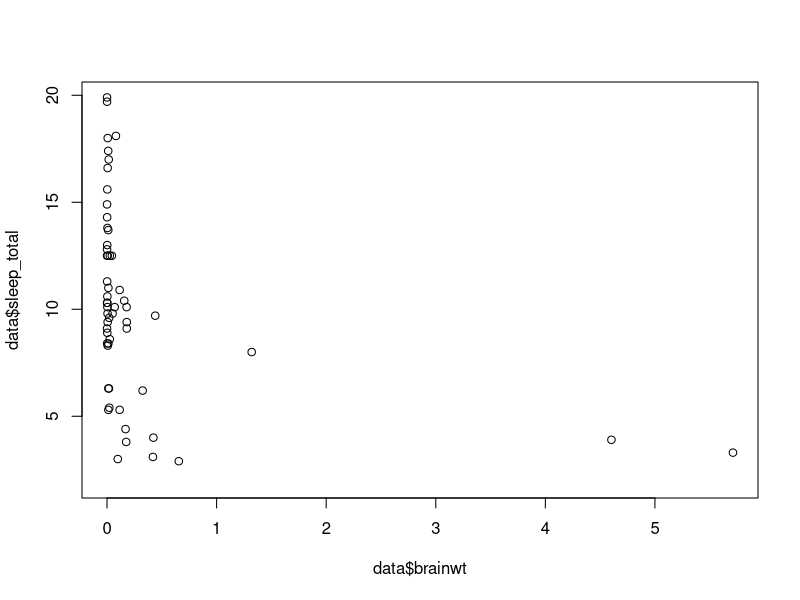
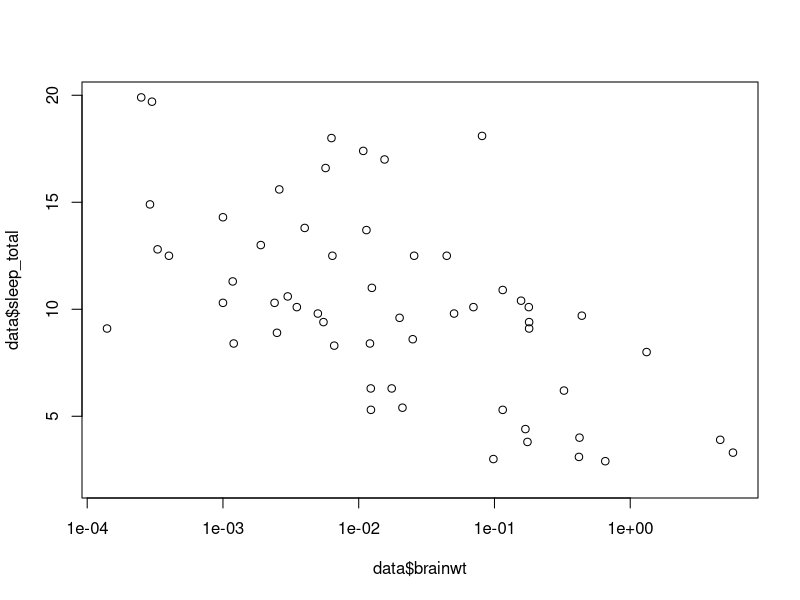

The R script that drew these images, in order:
## Author: Enes Kemal Ergin
## Date  : 02/15/15

# Week 1 ~ R Programming Skills
# Homework 1 
# Part 1

# Sets working directory.
setwd("C:/Users/Pc-41/Desktop/Biomedical Data Science/Statistics and R for Life Sciences/Week 1")

# Reads the csv file and assign the value to data variable.
data <- read.csv("msleep_ggplot2.csv")

# shows which class is that
class(data)
# [1] "data.frame"

# Shows the first 6 row of the data
head(data)

# Shows the dimensions
dim(data)
# 83 observations and 11 variables
# 83 rows and 11 columns

# shows the names of columns of a data
colnames(data)

# Get specified info from the data
data$sleep_total
# Only gets the first item from specified column of data.
data$sleep_total[1]

# We can create vectors using c() functions -combine- 

c(data$sleep_total, 1000) # Added one more value to the end of the column

# Plots the 2 criteria from the data.
plot(data$brainwt, data$sleep_total)

# Let's scale it 
plot(data$brainwt, data$sleep_total, log = "x")

# Get the summary of a specified column in data
summary(data$sleep_total)

# Subsetting a data.frame 
data[c(1,2)]

# Subsets with condition
data[data$sleep_total > 18, ] # Having empty parameter for subsetting/indexing means go until it ends

data$sleep_total[c(1,2)] # It takes only first and second value of specified column

mean(data[data$sleep_total > 18, ]$sleep_total)
